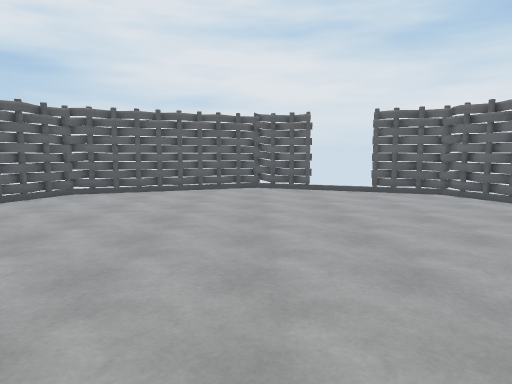
view 1 (above)

12 first-person views from a walk through a scene from a Unity 3-D project. The camera is 1.5 m above the floor, tilts 6° down and sees 70° across. The floor is counted in squares, 1 m on a side. Each view is taken from the middle of a square. On the plan, view 1 faces up. The plan holds only what a view shows up to about 16 squares ahead; the rest is blank.

view 2
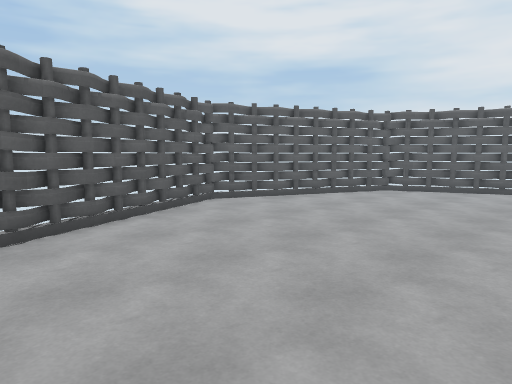

view 3
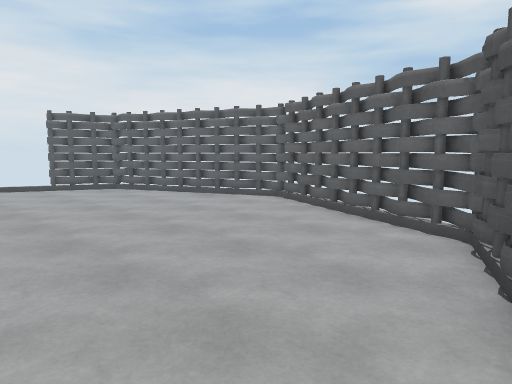

view 4
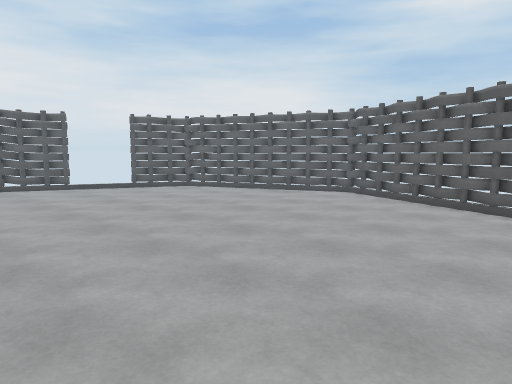

view 5
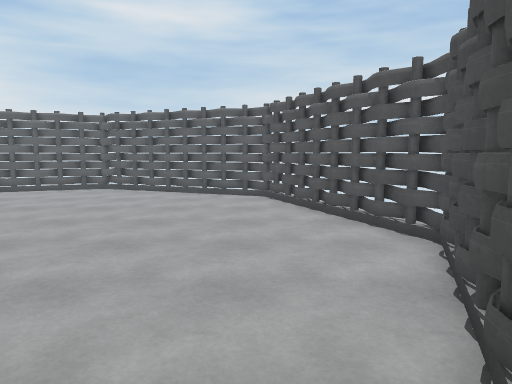

view 6
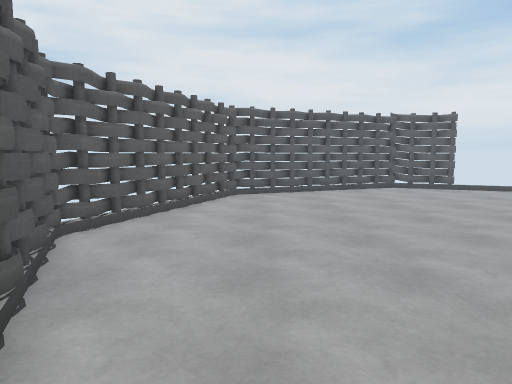

view 7
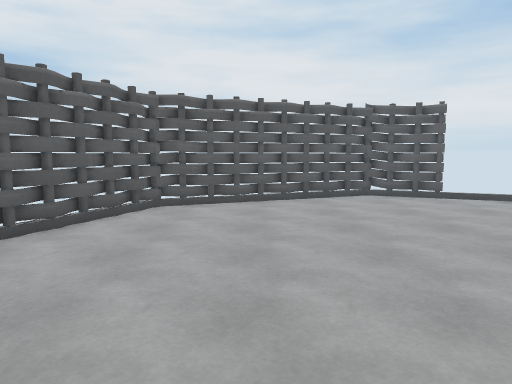

view 8
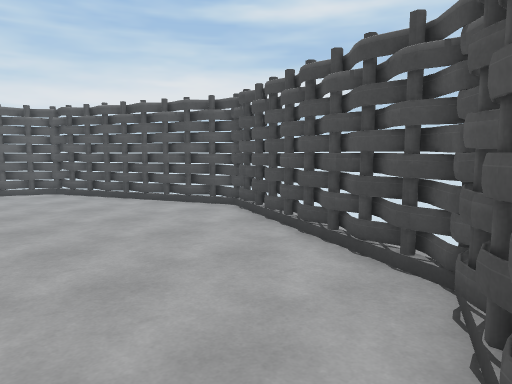

view 9
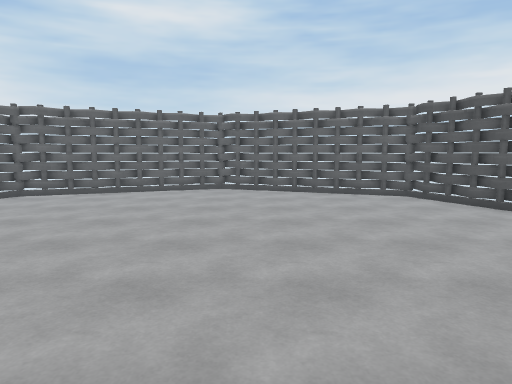

view 10
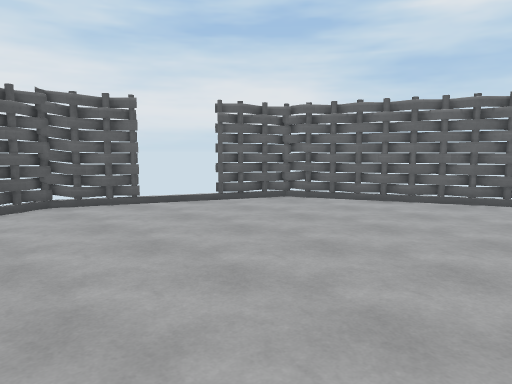

view 11
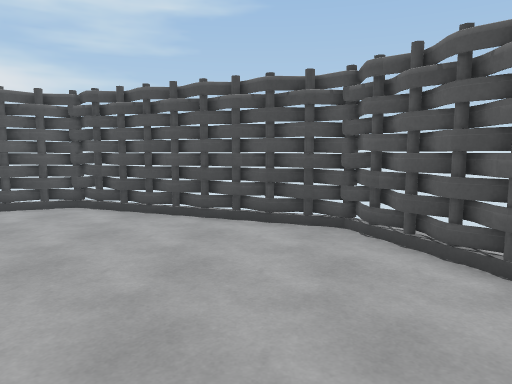

view 12
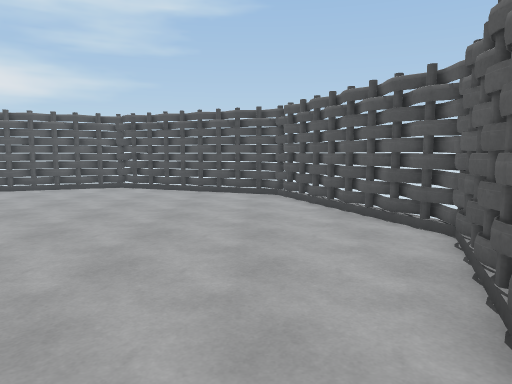

### Floor plan
Key: @ floor where view 1 was taken; # wall or solid block; . floor; / step, stairs or slope.
Columns run from 9 left of view 1 to 9 right of it. Each row starts with its distance up from view 1.
 16        #####
 15      ###...///
 14   ####........###
 13   #.............#
 12  ##.............##
 11  #...............#
 10 ##...............##
  9 ##................#
  8 #.................#
  7 #.................#
  6 #.................#
  5 #.................#
  4 #.................#
  3 ##...............##
  2  #...............#
  1  ##.............##
  0   #......@......#
 -1   ####........###
 -2      ####..####
 -3        #####

Where each view was taken, in squares from view 1:
view 1: 0 up, 0 right, facing up
view 2: 1 down, 0 right, facing up-left
view 3: 2 down, 0 right, facing up-right
view 4: 1 down, 3 left, facing up-right
view 5: 0 up, 6 left, facing right
view 6: 0 up, 6 left, facing up
view 7: 3 up, 4 left, facing up
view 8: 4 up, 8 left, facing down-right
view 9: 5 up, 6 left, facing right
view 10: 5 up, 3 left, facing up-right
view 11: 7 up, 5 left, facing down
view 12: 13 up, 6 left, facing down
